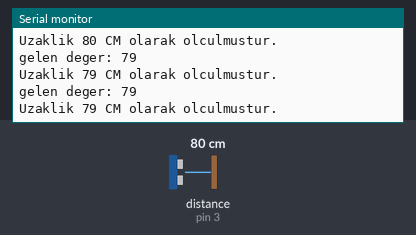
Bench run of a sketch on a simulated Arduino Uno, built with avr-gcc and run on an emulated ATmega328P. Parts: the last lines printed to the serial monitor. Wiring (inferred from the names in the program): ultrasonic range finder: trigger pin 4; echo pin 3. Inputs (shaded band) come from the test bench; at power-on: distance to the obstacle (sensor on pin 3) 80 cm. The echo pulse lasts 58.3 µs per cm.

Above: at 1.3 s.
1.4 s: distance to the obstacle (sensor on pin 3) set to 2 cm
At 1.83 s:
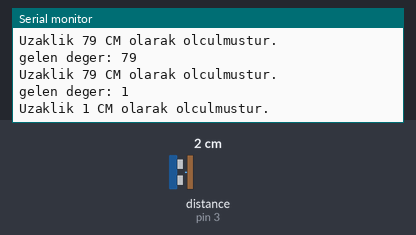
2.9 s: distance to the obstacle (sensor on pin 3) set to 4 cm
At 3.34 s:
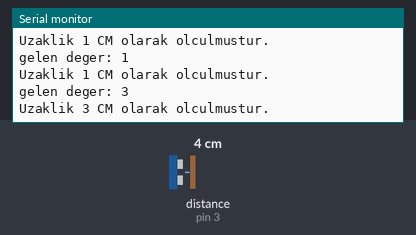
Timing chart, 0 to 5.9 s (numbered marks = the images above; inputs shaded):
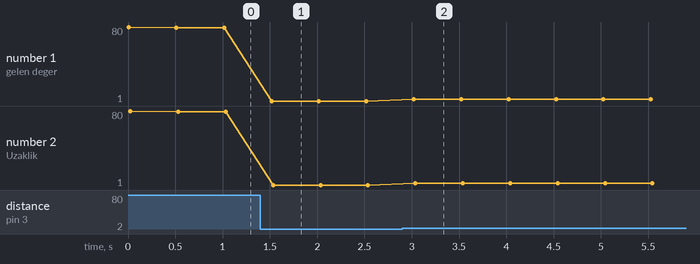

Measured:
- after the input at 1.4 s, the serial monitor: prints a new line after 0.12 s (image 1)
- after the input at 2.9 s, the serial monitor: prints a new line after 0.12 s (image 2)
- plotted number 1: 79 → 1 after the input at 1.4 s, 1 → 3 after the input at 2.9 s
- plotted number 2: 79 → 1 after the input at 1.4 s, 1 → 3 after the input at 2.9 s

The sketch:

mesafe.ino
```cpp
int trigPin = 4; /* Sensorun trig pini Arduinonun 4 numaralı ayağına bağlandı */
int echoPin = 3; /* Sensorun echo pini Arduinonun 3 numaralı ayağına bağlandı */
long sure;
long uzaklik;
void setup() {
  pinMode(trigPin, OUTPUT); /* trig pini çıkış olarak ayarlandı */
  pinMode(echoPin, INPUT);  /* echo pini giriş olarak ayarlandı */
  Serial.begin(9600);       /* Seri haberlesme baslatildi */
}

void loop() {
  // put your main code here, to run repeatedly:
  digitalWrite(trigPin, LOW); /* sensör pasif hale getirildi */
  delayMicroseconds(5);
  digitalWrite(trigPin, HIGH); /* Sensore ses dalgasının üretmesi için emir verildi */
  delayMicroseconds(10);
  digitalWrite(trigPin, LOW);    /* Yeni dalgaların üretilmemesi için trig pini LOW konumuna getirildi */

  sure = pulseIn(echoPin, HIGH); /* ses dalgasının geri dönmesi için geçen sure ölçülüyor */

  uzaklik = sure / 29.1 / 2;     /* ölçülen sure uzaklığa çevriliyor */

  Serial.print("gelen deger: ");
  Serial.println(uzaklik);

  if (uzaklik > 200)
    uzaklik = 200;

  Serial.print("Uzaklik ");
  Serial.print(uzaklik); /* hesaplanan uzaklık bilgisayara aktarılıyor */
  Serial.println(" CM olarak olculmustur.");
  delay(500);
}
```
